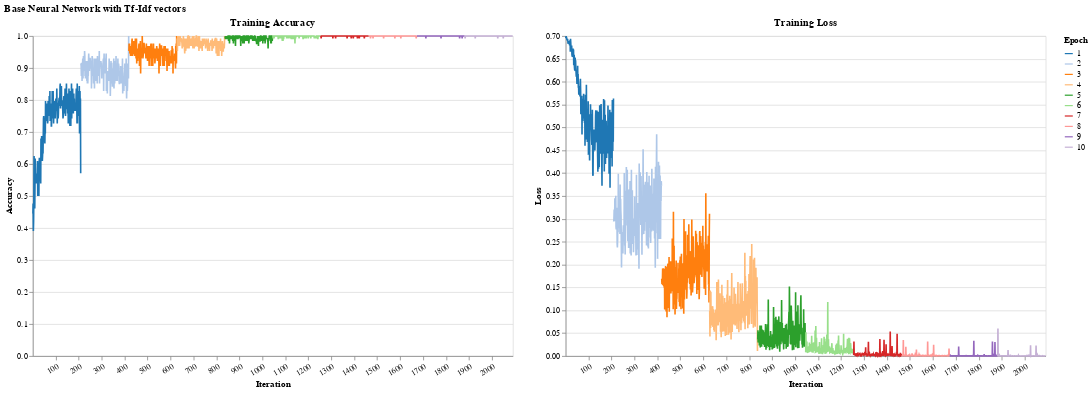

The notebook cell this image was saved under:
### Markdown cell above
# Prepare

### Code cell
data = load_data(folder_path="data/train/power/", file_list=['power-gb-train.tsv'],text_head='text_en')
train_raw, test_raw = split_data(data, test_size=0.2, random_state=0)


print("Prepare data encoder...")
tfidf_encoder = TfidfVectorizer(max_features=50000)
tfidf_encoder.fit(train_raw.texts)

# POC
print("Prepare data...")
train_data_nn = encode_data(train_raw, tfidf_encoder)
test_data_nn = encode_data(test_raw, tfidf_encoder)

print("Train model")
models_dir = Path('models/gb')

if not models_dir.exists():
    models_dir.mkdir(parents=True, exist_ok=True)

train_config = TrainConfig(
    num_epochs      = 10,
    early_stop      = False,
    violation_limit = 5,
    
)

dataloader = DataLoader(train_data_nn, batch_size=128, shuffle=True)

USE_CACHE = False

model_nn = NeuralNetwork(
    input_size=len(tfidf_encoder.vocabulary_),
    hidden_size=128,
    device='cuda'
)

if (models_dir / 'model_nn.pt').exists() and USE_CACHE:
    model_nn = load_model(model_nn, models_dir, 'model_nn')
else:
    model_nn.fit(dataloader, train_config, disable_progress_bar=False)
    save_model(model_nn, models_dir, "model_nn")


with torch.no_grad():
    # X_test = torch.stack([dta[0] for dta in test])
    X_test = torch.stack([test[0] for test in test_data_nn]).to(model_nn.device)
    y_test = torch.stack([test[1] for test in test_data_nn]).to(model_nn.device)
    y_pred = model_nn.predict(X_test)
    y_prob = model_nn.forward(X_test)


result_nn = evaluate(y_test, y_pred, y_prob)

# Plot training accuracy and loss side-by-side
plot_results(model_nn, train_config, dataloader)

### Figure 1 — Vega-Lite specification as saved in the notebook (floating-point values rounded to 4 significant figures; data arrays with more than 128 entries replaced by an {"elided": "..."} marker saying what was removed)
{"config": {"view": {"continuousWidth": 300, "continuousHeight": 300}}, "hconcat": [{"mark": {"type": "line"}, "encoding": {"color": {"field": "epoch", "scale": {"scheme": "category20"}, "title": "Epoch", "type": "nominal"}, "x": {"axis": {"labelAngle": -30, "title": "Iteration", "values": [0, 100, 200, 300, 400, 500, 600, 700, 800, 900, 1000, 1100, 1200, 1300, 1400, 1500, 1600, 1700, 1800, 1900, 2000]}, "field": "iteration", "type": "nominal"}, "y": {"axis": {"title": "Accuracy"}, "field": "training_acc", "type": "quantitative"}}, "height": 400, "title": "Training Accuracy", "width": 600}, {"mark": {"type": "line"}, "encoding": {"color": {"field": "epoch", "scale": {"scheme": "category20"}, "title": "Epoch", "type": "nominal"}, "x": {"axis": {"labelAngle": -30, "title": "Iteration", "values": [0, 100, 200, 300, 400, 500, 600, 700, 800, 900, 1000, 1100, 1200, 1300, 1400, 1500, 1600, 1700, 1800, 1900, 2000]}, "field": "iteration", "type": "nominal"}, "y": {"axis": {"title": "Loss"}, "field": "training_loss", "type": "quantitative"}}, "height": 400, "title": "Training Loss", "width": 600}], "data": {"name": "data-acfe28e1a14c437392cc6f12994dea95"}, "title": "Base Neural Network with Tf-Idf vectors", "$schema": "https://vega.github.io/schema/vega-lite/v5.17.0.json", "datasets": {"data-acfe28e1a14c437392cc6f12994dea95": {"elided": "2090 records"}}}
